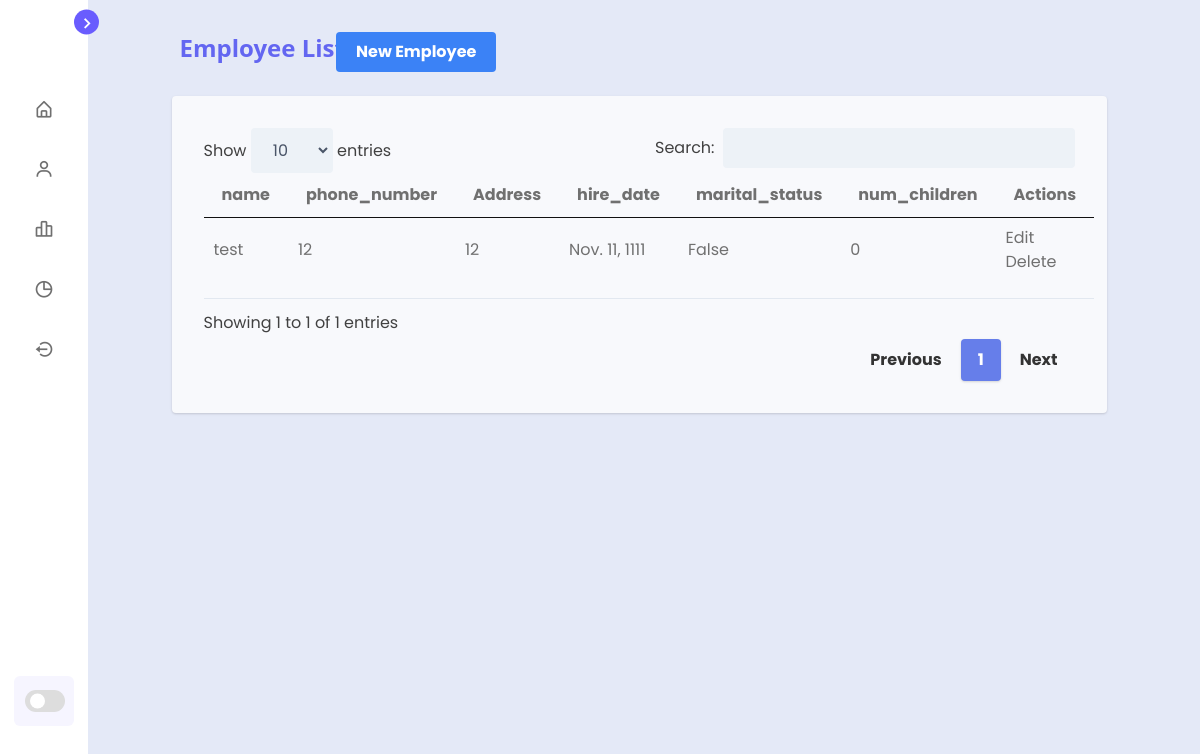
Before: /employees/ (signed in) with the older database file.
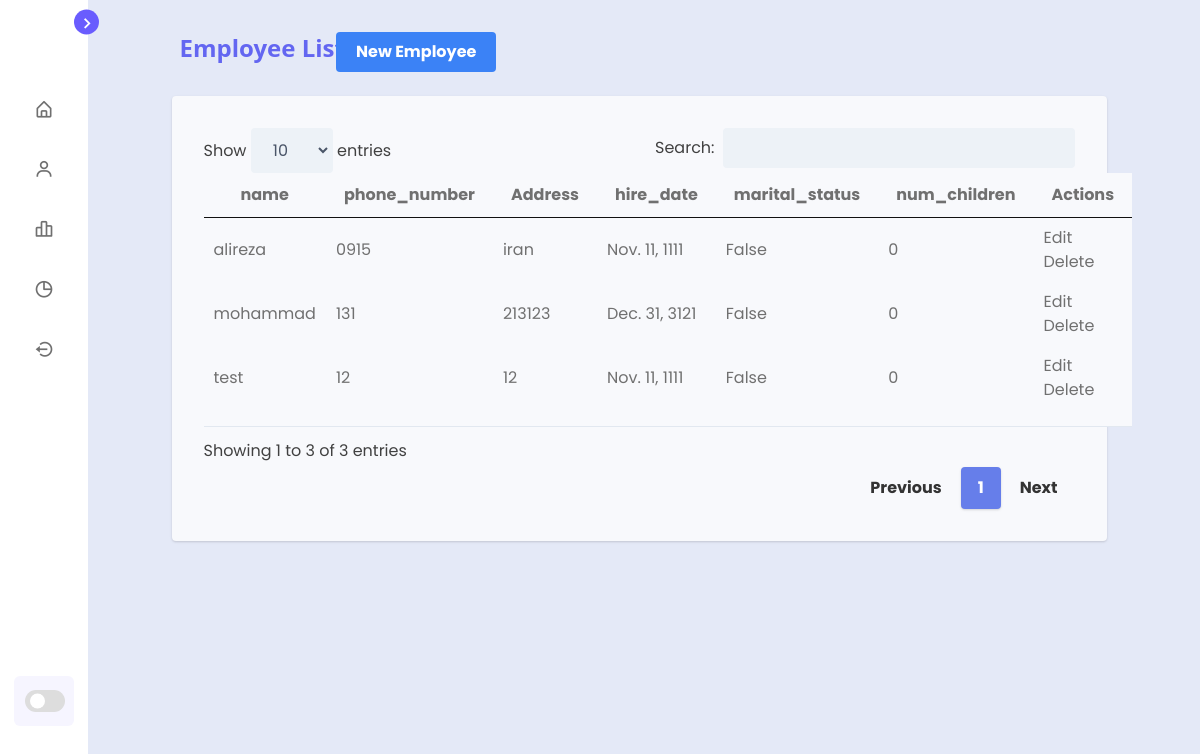
After: the same page with the newer database file.
### employee/models.py (models this page shows, shortened)
class Employee(models.Model):
    user = models.ForeignKey(User, on_delete=models.CASCADE)
    employee_side = models.ForeignKey(UserProfile, on_delete=models.SET_NULL, null=True)
    name = models.CharField(max_length=100)
    phone_number = models.CharField(max_length=15)
    address = models.TextField()
    hire_date = models.DateField(blank=True, null=True)
    marital_status = models.BooleanField(default=False)
    num_children = models.PositiveIntegerField(default=0, blank=True)
    employee_status = models.BooleanField(default=True)

### employee/views.py (the view)
# urls.py: path('employees/', login_required(employees_list), name='employee-list'),
def employees_list(request):
    employees = Employee.objects.filter(user=request.user)
    return render(request, 'employees_list.html', {'employees': employees})

### employee/templates/employees_list.html (shortened to what this page needs)
{% extends 'base.html' %}
{% load static %}
{% block head %}
	<link href="https://unpkg.com/tailwindcss@2.2.19/dist/tailwind.min.css" rel="stylesheet">
	<link rel="stylesheet" href="{% static 'css\jquery.dataTables.min.css' %}">
	<link href="https://cdn.datatables.net/responsive/2.2.3/css/responsive.dataTables.min.css" rel="stylesheet">
	<link rel="stylesheet" href= "{% static 'css\tables.css' %}">
{% endblock %}
{% block content %}
<div class="container w-full md:w-5/6 xl:w-5/6  mx-auto px-0">
    <h1 class="flex items-center font-sans font-bold break-normal text-indigo-500 px-2 py-8 text-xl md:text-2xl">
        Employee List
    </h1>
	<button class="bg-blue-500 text-white font-bold py-2 px-5 rounded mr-2 btt" onclick="redirectToGoogle()">
		New Employee
		</button>
    <div id="recipients" class="p-8 mt-6 lg:mt-0 rounded shadow bg-white mytable">
		<table id="example" class="stripe hover mytable" style="width:100%; padding-top: 0em; padding-bottom: 1em;">
			<thead class="mytable">
				<tr class="mytable">
					<th>name</th>
					<th>phone_number</th>
					<th>Address</th>
					<th>hire_date</th>
					<th>marital_status</th>
					<th>num_children</th>
					<th>Actions</th>
				</tr>
			</thead>
			<tbody class="mytable">
				{% for employee in employees %}
				<tr class="{% if forloop.counter|divisibleby:2 %}even{% else %}odd{% endif %} " style="background-color: var(--mytable-color);color: var(--text-color);">
					<td>{{ employee.name }}</td>
					<td>{{ employee.phone_number }}</td>
					<td>{{ employee.address }}</td>
					<td>{{ employee.hire_date }}</td>
					<td>{{ employee.marital_status }}</td>
					<td>{{ employee.num_children }}</td>
				<td class="action-buttons">
					<button class="edit-button" onclick="openEditForm({{ employee.id }})">Edit</button>
					<button class="delete-button" data-employee-id="{{ employee.id }}">Delete</button>
				</td>
			</tr>
			{% endfor %}
			</tbody>
		</table>
	</div>
</div>
{% endblock %}

### dashboard/templates/base.html (shortened to what this page needs)
<!DOCTYPE html>
{% load static %}
<html lang="en">
<head>
  <link rel="stylesheet" href="{% static 'getsalari/style.css' %}">
  <link href='https://unpkg.com/boxicons@2.1.1/css/boxicons.min.css' rel='stylesheet'>
  {% block head %}{% endblock %}
</head>
<body>
  <nav class="sidebar close">
    <header>
      <div class="image-text">
      </div>
      <i class='bx bx-chevron-right toggle'></i>
    </header>
    <div class="menu-bar">
      <div class="menu">
        <ul class="menu-links">
          <li class="nav-link">
            <a href="/">
              <i class='bx bx-home-alt icon'></i>
            </a>
          </li>
          <li class="nav-link">
            <a href="/employees">
              <i class='bx bx-user icon'></i>
            </a>
          </li>
          <li class="nav-link">
            <a href="/salary">
              <i class='bx bx-bar-chart-alt-2 icon'></i>
            </a>
          </li>
          <li class="nav-link">
            <a href="/employeesside">
              <i class='bx bx-pie-chart-alt icon'></i>
            </a>
          </li>
          <li class="nav-link">
            <a href="/logout">
              <i class='bx bx-log-out-circle icon'></i>
            </a>
          </li>
        </ul>
      </div>
      <div class="bottom-content">
        <li class="mode">
          <div class="toggle-switch">
            <span class="switch"></span>
          </div>
        </li>
      </div>
    </div>
  </nav>
  <section class="home">
      {% block content %}{% endblock %}
  </section>
</body>
</html>

### static/getsalari/style.css (style rules this page uses)
* { margin: 0; padding: 0; box-sizing: border-box; font-family: "Poppins", sans-serif; }
:root { --body-color: #e4e9f7; --sidebar-color: #fff; --primary-color: #695cfe; --primary-color-light: #f6f5ff; --toggle-color: #ddd; --text-color: #707070; --card-color: #ffffff; --table-color: #f8f9fc; --cardd-color: #f8f9fc; --carddd-color: #f8f9fc; --mytable-color: #f8f9fc; --search-color: #414141; --stylerow-color: #edf2f7; --table-hover: #f0f8ff94; --tran-02: all 0.2s ease; --tran-03: all 0.3s ease; --tran-04: all 0.4s ease; --tran-05: all 0.5s ease; }
body { min-height: 100vh; background-color: var(--body-color); transition: var(--tran-05); }
.sidebar { position: fixed; top: 0; left: 0; height: 100%; width: 250px; padding: 10px 14px; background: var(--sidebar-color); transition: var(--tran-05); z-index: 100; }
.sidebar.close { width: 88px; }
.sidebar li { height: 50px; list-style: none; display: flex; align-items: center; margin-top: 10px; }
.sidebar header .image, .sidebar .icon { min-width: 60px; border-radius: 6px; }
.sidebar .icon { min-width: 60px; border-radius: 6px; height: 100%; display: flex; align-items: center; justify-content: center; font-size: 20px; }
.sidebar .text, .sidebar .icon { color: var(--text-color); transition: var(--tran-03); }
.sidebar header { position: relative; }
.sidebar header .image-text { display: flex; align-items: center; }
.sidebar header .toggle { position: absolute; top: 50%; right: -25px; transform: translateY(-50%) rotate(180deg); height: 25px; width: 25px; background-color: var(--primary-color); color: var(--sidebar-color); border-radius: 50%; display: flex; align-items: center; justify-content: center; font-size: 22px; cursor: pointer; transition: var(--tran-05); }
.sidebar.close .toggle { transform: translateY(-50%) rotate(0deg); }
.sidebar .menu { margin-top: 40px; }
.sidebar li a { list-style: none; height: 100%; background-color: transparent; display: flex; align-items: center; height: 100%; width: 100%; border-radius: 6px; text-decoration: none; transition: var(--tran-03); }
.sidebar .menu-bar { height: calc(100% - 55px); display: flex; flex-direction: column; justify-content: space-between; overflow-y: scroll; }
.sidebar .menu-bar .mode { border-radius: 6px; background-color: var(--primary-color-light); position: relative; transition: var(--tran-05); }
.bottom-content { margin-bottom: 33px; }
.menu-bar .bottom-content .toggle-switch { position: absolute; right: 0; height: 100%; min-width: 58px; display: flex; align-items: center; justify-content: center; border-radius: 6px; cursor: pointer; }
.toggle-switch .switch { position: relative; height: 22px; width: 40px; border-radius: 25px; background-color: var(--toggle-color); transition: var(--tran-05); }
.switch::before { content: ""; position: absolute; height: 15px; width: 15px; border-radius: 50%; top: 50%; left: 5px; transform: translateY(-50%); background-color: var(--sidebar-color); transition: var(--tran-04); }
.home { position: absolute; top: 0; top: 0; left: 250px; height: 100vh; width: calc(100% - 250px); background-color: var(--body-color); transition: var(--tran-05); }
.sidebar.close~.home { left: 78px; height: 100vh; width: calc(100% - 78px); }

### static/css/tables.css (style rules this page uses)
table.dataTable.no-footer { border-bottom: 1px solid #e2e8f0; margin-top: 0.75em; margin-bottom: 0.75em; }
.btt { position: absolute; top: 4.0%; left: 23%; z-index: 999; }
.mytable { background-color: var(--mytable-color); color: var(--text-color); }

Changed rows visible on the page:
added Employee: name "alireza", phone_number "0915", address "iran", hire_date "Nov. 11, 1111", marital_status "False", num_children "0"
added Employee: name "mohammad", phone_number "131", address "213123", hire_date "Dec. 31, 3121", marital_status "False", num_children "0"
Other visible differences:
text written by a page script: "Show entries Search: Showing 1 to 1 of 1 entries Previous 1 Next" → "Show entries Search: Showing 1 to 3 of 3 entries Previous 1 Next"
